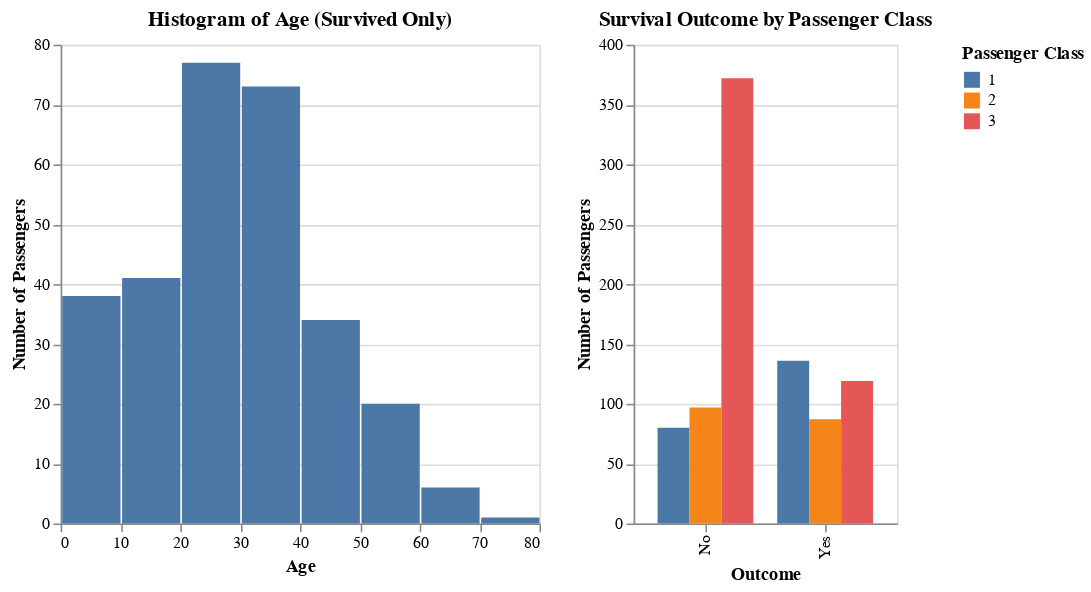

The cell this chart's notebook holds for it:
### Markdown cell above
## Part 3: Pairwise Comparisons
Use your visualization library of choice to look at how the survival distribution varied across different groups.

- Choose some features that you think might have had some influence over the likelihood of a titanic passenger surviving.

- For each of those features, generate a chart for each feature showing the survival distributions when taking that feature into account

### Code cell
# Write the code to explore how different features affect the survival distribution
p_class = alt.Chart(titanic_df).mark_bar().encode(
    x=alt.X('Survived:N', title='Outcome'),
    xOffset='Pclass:N',
    y=alt.Y('count():Q', title='Number of Passengers'),
    color=alt.Color('Pclass:N', title='Passenger Class')
).properties(
    title='Survival Outcome by Passenger Class'
)


age_survived = (
    alt.Chart(titanic_df)
      .transform_filter(
          alt.datum.Survived == 'Yes'
      )
      .mark_bar()
      .encode(
          x=alt.X('Age:Q', bin=True, title='Age'),
          y=alt.Y('count():Q', title='Number of Passengers')
      )
      .properties(
          title='Histogram of Age (Survived Only)'
      )
)

age_not_survived = (
    alt.Chart(titanic_df)
      .transform_filter(
          alt.datum.Survived == 'No'
      )
      .mark_bar()
      .encode(
          x=alt.X('Age:Q', bin=True, title='Age'),
          y=alt.Y('count():Q', title='Number of Passengers')
      )
      .properties(
          title='Histogram of Age (Did Not Survive Only)'
      )
)

age_survived | p_class

### Figure 1 — Vega-Lite specification as saved in the notebook (floating-point values rounded to 4 significant figures; data arrays with more than 128 entries replaced by an {"elided": "..."} marker saying what was removed)
{"config": {"view": {"continuousWidth": 300, "continuousHeight": 300}}, "hconcat": [{"mark": {"type": "bar"}, "encoding": {"x": {"bin": true, "field": "Age", "title": "Age", "type": "quantitative"}, "y": {"aggregate": "count", "title": "Number of Passengers", "type": "quantitative"}}, "title": "Histogram of Age (Survived Only)", "transform": [{"filter": "(datum.Survived === 'Yes')"}]}, {"mark": {"type": "bar"}, "encoding": {"color": {"field": "Pclass", "title": "Passenger Class", "type": "nominal"}, "x": {"field": "Survived", "title": "Outcome", "type": "nominal"}, "xOffset": {"field": "Pclass", "type": "nominal"}, "y": {"aggregate": "count", "title": "Number of Passengers", "type": "quantitative"}}, "title": "Survival Outcome by Passenger Class"}], "data": {"name": "data-1147783f8ef89293d7d41214d10f0b30"}, "$schema": "https://vega.github.io/schema/vega-lite/v5.20.1.json", "datasets": {"data-1147783f8ef89293d7d41214d10f0b30": {"elided": "891 records"}}}
